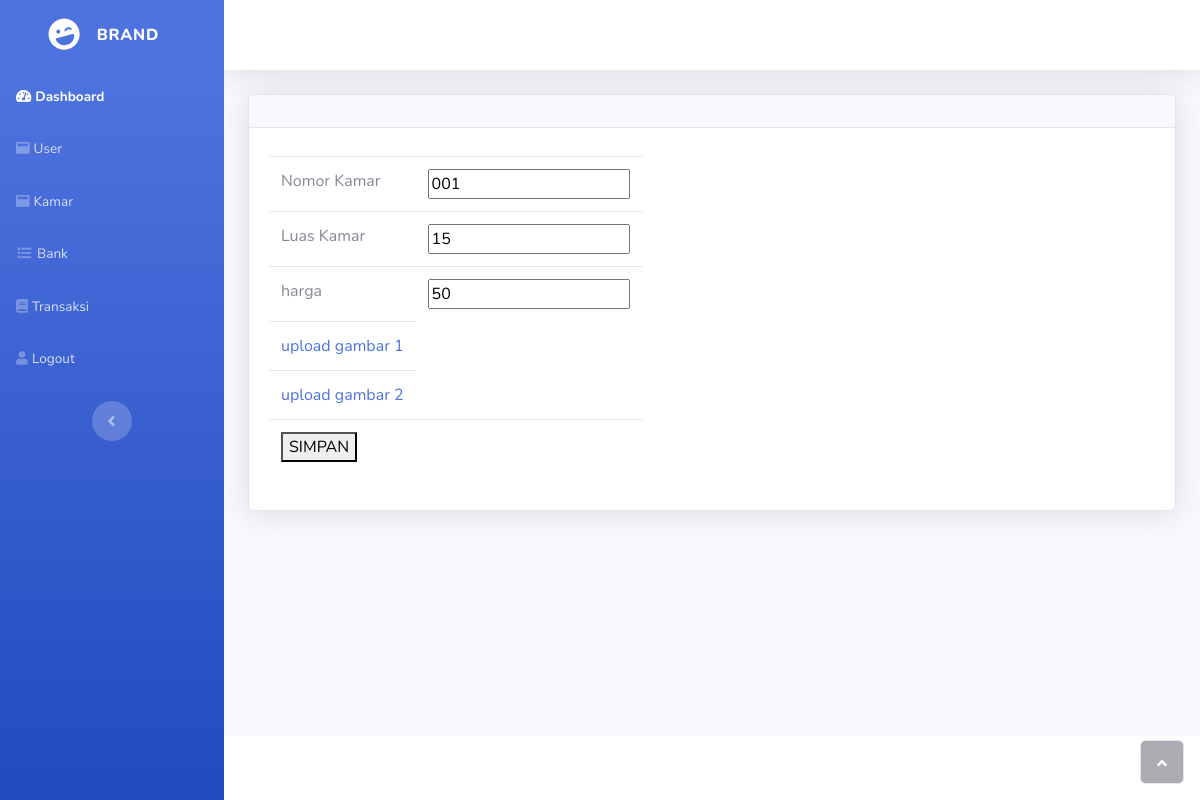
The app's page /adminsite/editkamar.php?id=1 (signed in), older data.
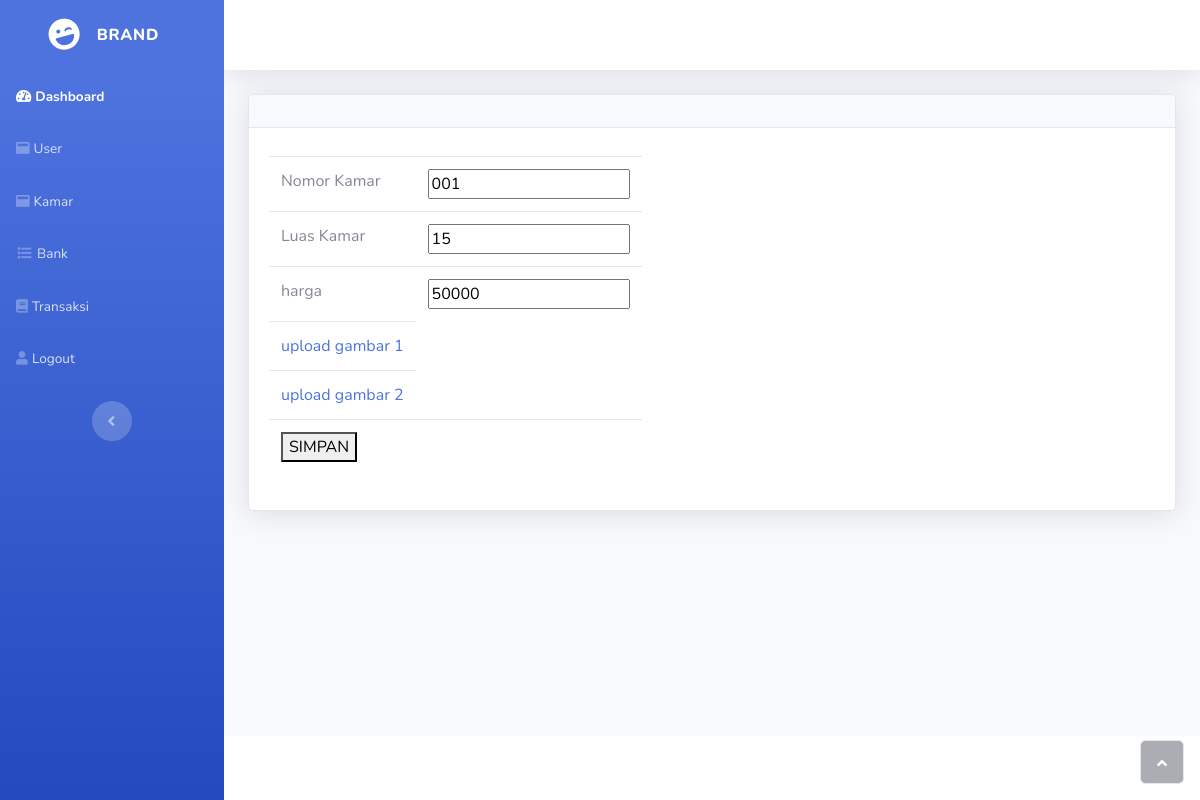
The same page, newer data.
### tables this page shows
CREATE TABLE `kamarinfo` (
  `id` int(11) NOT NULL,
  `nomorkamar` varchar(100) NOT NULL,
  `luaskamar` varchar(100) NOT NULL,
  `harga` int(100) NOT NULL,
  `gambar1` varchar(600) NOT NULL,
  `gambar2` varchar(600) NOT NULL,
  `status` varchar(30) NOT NULL
);

### adminsite/editkamar.php (the view, shortened to what this page needs)
<!DOCTYPE html>
<html>
<head><meta http-equiv="Content-Type" content="text/html; charset=utf-8">
    <link rel="stylesheet" href="assets/bootstrap/css/bootstrap.min.css">
    <link rel="stylesheet" href="assets/fonts/fontawesome-all.min.css">
</head>
<body id="page-top">
    <div id="wrapper">
        <nav class="navbar navbar-dark align-items-start sidebar sidebar-dark accordion bg-gradient-primary p-0">
            <div class="container-fluid d-flex flex-column p-0">
                <a class="navbar-brand d-flex justify-content-center align-items-center sidebar-brand m-0" href="#">
                    <div class="sidebar-brand-icon rotate-n-15"><i class="fas fa-laugh-wink"></i></div>
                    <div class="sidebar-brand-text mx-3"><span>Brand</span></div>
                </a>
                <ul class="nav navbar-nav text-light" id="accordionSidebar">
                  <li class="nav-item" role="presentation"><a class="nav-link active" href="dash.php"><i class="fas fa-tachometer-alt"></i><span>Dashboard</span></a></li>
                  <li class="nav-item" role="presentation"><a class="nav-link" href="user.php"><i class="fas fa-window-maximize"></i><span>User</span></a></li>
                  <li class="nav-item" role="presentation"><a class="nav-link" href="kamar.php"><i class="fas fa-window-maximize"></i><span>Kamar</span></a></li>
                  <li class="nav-item" role="presentation"><a class="nav-link" href="bank.php"><i class="fas fa-list fa-sm fa-fw"></i><span>Bank</span></a></li>
                  <li class="nav-item" role="presentation"><a class="nav-link" href="transaksi.php"><i class="fas fa-book"></i><span>Transaksi</span></a></li>
                  <li class="nav-item" role="presentation"><a class="nav-link" href="logout.php"><i class="fas fa fa-user"></i><span>Logout</span></a></li>
                </ul>
                <div class="text-center d-none d-md-inline"><button class="btn rounded-circle border-0" id="sidebarToggle" type="button"></button></div>
            </div>
        </nav>
        <div class="d-flex flex-column" id="content-wrapper">
            <div id="content">
                <nav class="navbar navbar-light navbar-expand bg-white shadow mb-4 topbar static-top">
                </nav>
                <div class="container-fluid">
                    <div class="card shadow">
                        <div class="card-header py-3">
                        </div>
                        <div class="card-body">
                            <div class="table-responsive table mt-2" id="dataTable" role="grid" aria-describedby="dataTable_info">
                              <form method="post" action="editkamar_proc.php?id=$id">
                                <table>
                                    <?php
                                    $conn = new mysqli(DB_HOST, DB_USER, DB_PASS, DB_NAME);
                                    $id           = $_GET['id'];
                                    $stmt = $conn->prepare("SELECT * FROM `kamarinfo` WHERE id=$id");
                                    $stmt->execute();
                                    $stmt->bind_result($id, $nomorkamar, $luaskamar, $harga, $gambar1, $gambar2, $status);
                                    while($stmt->fetch()){
                                      echo "
                                      <tr><td>Nomor Kamar</td><td><input type='text' name='nomorkamar' value=".$nomorkamar."></td></tr>
                                      <tr><td>Luas Kamar</td><td><input type='text' name='luaskamar' value=".$luaskamar."></td></tr>
                                      <tr><td>harga</td><td><input type='number' name='harga' value=".$harga."></td></tr>
                                      <tr hidden><td><input type='hidden' name='id' value=".$id."></td></tr>
                                      <tr><td><a href='uploadgambar1.php?id=$id'> upload gambar 1</a></td></tr>
                                      <tr><td><a href='uploadgambar2.php?id=$id'> upload gambar 2</a></td></tr>
                                      <tr><td colspan='2'><button type='submit' >SIMPAN</button></td></tr>
                                    ";
                                    }
                                    ?>
                                </table>
                            </form>
                            </div>
                        </div>
                    </div>
                </div>
            </div>
            <footer class="bg-white sticky-footer">
            </footer>
        </div><a class="border rounded d-inline scroll-to-top" href="#page-top"><i class="fas fa-angle-up"></i></a></div>
</body>
</html>

Row changes from the older to the newer data that the page shows:
changed kamarinfo: harga "50" → "50000"
